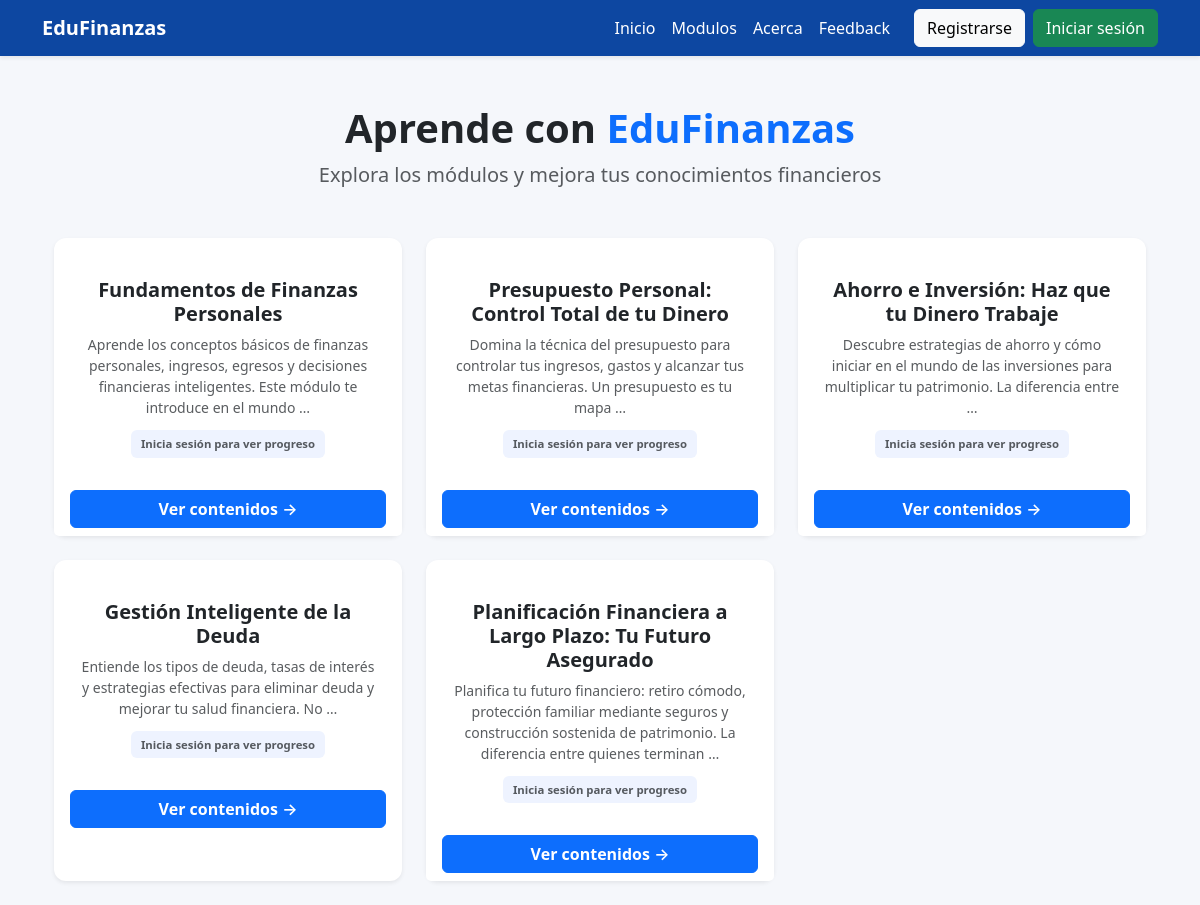
Screenshot of /aprende/ with the database file from the repository.
### pagina_principal/models.py (models this page shows, shortened)
class Modulo(models.Model):
    titulo = models.CharField(max_length=200, verbose_name="Título del Módulo")
    descripcion = models.TextField(verbose_name="Descripción del módulo")
    orden = models.PositiveIntegerField(default=1, verbose_name="Orden en el curso")
    publicado = models.BooleanField(default=True, verbose_name="Publicado")
    fecha_creacion = models.DateTimeField(auto_now_add=True)
    class Meta:
        ordering = ['orden']
        verbose_name = "Módulo"
        verbose_name_plural = "Módulos"

### pagina_principal/views.py (the view)
# urls.py: path('aprende/', views.aprende, name='aprende'),
def aprende(request):
    modulos = Modulo.objects.filter(publicado=True).order_by("orden")
    if request.user.is_authenticated:
        for modulo in modulos:
            progreso = Progreso.objects.filter(
                usuario=request.user,
                modulo=modulo,
                completado=True
            ).first()
            modulo.progreso_usuario = progreso
            modulo.completado = progreso and progreso.completado
    else:
        for modulo in modulos:
            modulo.progreso_usuario = None
            modulo.completado = False
    contexto = {
        "mensaje": "Selecciona un módulo y empieza a aprender:",
        "modulos": modulos,
    }
    return render(request, "aprende.html", contexto)

### templates/aprende.html (shortened to what this page needs)
{% extends "base.html" %}
{% load static %}
{% block content %}
<div class="container py-4">
    <div class="text-center mb-5">
        <h1 class="fw-bold">Aprende con <span class="text-primary">EduFinanzas</span></h1>
        <p class="text-muted fs-5">Explora los módulos y mejora tus conocimientos financieros</p>
    </div>
    <div class="row g-4">
        {% for modulo in modulos %}
        <div class="col-md-4">
            <div class="card shadow-sm mod-card h-100 border-0">
                <div class="p-4 text-center">
                    <h5 class="fw-bold">{{ modulo.titulo }}</h5>
                    <p class="text-muted small mb-1">
                        {{ modulo.descripcion|truncatewords:20 }}
                    </p>
                    <div class="mod-progress mt-2">
                        {% if user.is_authenticated %}
                            {% with total=modulo.contenidos.count completados=modulo.contenidos_completados %}
                                {% if modulo.completado %}
                                    <span class="badge bg-success">✓ Completado</span>
                                {% else %}
                                    <span class="badge bg-primary">Evaluación pendiente</span>
                                {% endif %}
                            {% endwith %}
                        {% else %}
                            <span class="text-muted small">Inicia sesión para ver progreso</span>
                        {% endif %}
                    </div>
                </div>
                <div class="card-footer bg-white border-0">
                    <a href="{% url 'detalle_modulo' modulo.id %}"
                       class="btn btn-primary w-100 fw-semibold">
                        Ver contenidos →
                    </a>
                </div>
            </div>
        </div>
        {% endfor %}
    </div>
</div>
{% endblock %}

### templates/base.html (style rules this page uses)
body { background-color: #f5f7fb; }

### templates/aprende.html (style rules this page uses)
.mod-card { transition: transform 0.15s ease, box-shadow 0.2s ease; border-radius: 12px; }
.mod-progress { background: #eef3ff; padding: 4px 10px; border-radius: 6px; font-size: 13px; font-weight: 600; display: inline-block; }

### rows the page displays
Modulo: titulo "Fundamentos de Finanzas Personales", descripcion "Aprende los conceptos básicos de finanzas personales, ingresos, egresos y decisiones financieras inteligentes. Este módulo te introduce en el mundo …"
Modulo: titulo "Presupuesto Personal: Control Total de tu Dinero", descripcion "Domina la técnica del presupuesto para controlar tus ingresos, gastos y alcanzar tus metas financieras. Un presupuesto es tu mapa …"
Modulo: titulo "Ahorro e Inversión: Haz que tu Dinero Trabaje", descripcion "Descubre estrategias de ahorro y cómo iniciar en el mundo de las inversiones para multiplicar tu patrimonio. La diferencia entre …"
Modulo: titulo "Gestión Inteligente de la Deuda", descripcion "Entiende los tipos de deuda, tasas de interés y estrategias efectivas para eliminar deuda y mejorar tu salud financiera. No …"
Modulo: titulo "Planificación Financiera a Largo Plazo: Tu Futuro Asegurado", descripcion "Planifica tu futuro financiero: retiro cómodo, protección familiar mediante seguros y construcción sostenida de patrimonio. La diferencia entre quienes terminan …"
